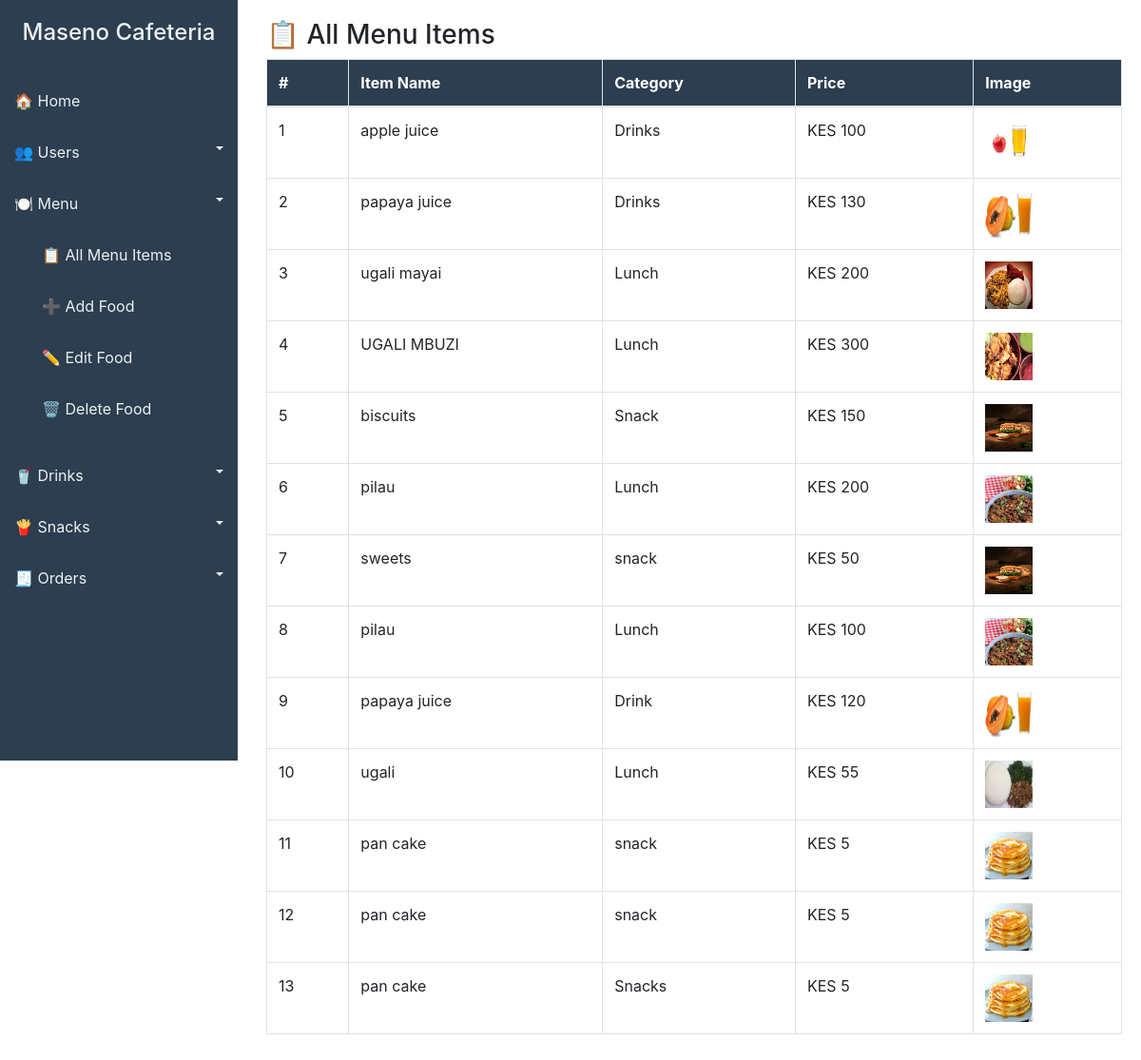
Page /menu.php on the committed database.
### tables this page shows
CREATE TABLE `menu_items` (
  `id` int(11) NOT NULL,
  `name` varchar(100) NOT NULL,
  `description` text DEFAULT NULL,
  `category` varchar(100) DEFAULT NULL,
  `price` decimal(10,2) NOT NULL,
  `image` varchar(255) DEFAULT NULL,
  `created_at` timestamp NOT NULL DEFAULT current_timestamp()
);

### menu.php (the view, shortened to what this page needs)
<?php
include 'db_connect.php';
$query = mysqli_query($conn, "SELECT * FROM menu_items");
?>
<!DOCTYPE html>
<html lang="en">
<head>
    <link rel="stylesheet" href="https://stackpath.bootstrapcdn.com/bootstrap/4.5.2/css/bootstrap.min.css">
</head>
<body>
<div class="sidebar">
    <h4>Maseno Cafeteria</h4>
    <a href="admin_dashboard.php">🏠 Home</a>
    <a href="#usersSubmenu" data-toggle="collapse" class="dropdown-toggle">👥 Users</a>
    <a href="#menuSubmenu" data-toggle="collapse" class="dropdown-toggle">🍽️ Menu</a>
    <ul class="collapse show list-unstyled" id="menuSubmenu">
        <li><a href="menu.php" class="pl-4">📋 All Menu Items</a></li>
        <li><a href="add_food.php" class="pl-4">➕ Add Food</a></li>
        <li><a href="edit_food.php" class="pl-4">✏️ Edit Food</a></li>
        <li><a href="delete_food.php" class="pl-4">🗑️ Delete Food</a></li>
    </ul>
    <a href="#drinksSubmenu" data-toggle="collapse" class="dropdown-toggle">🥤 Drinks</a>
    <a href="#snacksSubmenu" data-toggle="collapse" class="dropdown-toggle">🍟 Snacks</a>
    <a href="#ordersSubmenu" data-toggle="collapse" class="dropdown-toggle">🧾 Orders</a>
</div>
<div class="main-content">
    <h3>📋 All Menu Items</h3>
    <table class="table table-bordered table-hover">
        <thead>
            <tr>
                <th>#</th>
                <th>Item Name</th>
                <th>Category</th>
                <th>Price</th>
                <th>Image</th>
            </tr>
        </thead>
        <tbody>
            <?php
            $count = 1;
            while($row = mysqli_fetch_assoc($query)) { ?>
                <tr>
                    <td><?= $count++ ?></td>
                    <td><?= htmlspecialchars($row['name']) ?></td>
                    <td><?= htmlspecialchars($row['category']) ?></td>
                    <td>KES <?= number_format($row['price']) ?></td>
                    <td>
                        <?php if (!empty($row['image'])): ?>
                            <img src="<?= htmlspecialchars($row['image']) ?>" width="50" height="50" alt="Food Image">
                        <?php else: ?>
                            No image
                        <?php endif; ?>
                    </td>
                </tr>
            <?php } ?>
        </tbody>
    </table>
</div>
</body>
</html>

### menu.php (style rules this page uses)
.sidebar { width: 250px; background-color: #2c3e50; min-height: 100vh; padding-top: 20px; position: fixed; }
.sidebar h4 { color: #ecf0f1; text-align: center; margin-bottom: 30px; }
.sidebar a { color: #ecf0f1; padding: 15px; display: block; text-decoration: none; }
.main-content { margin-left: 260px; padding: 20px; }
.dropdown-toggle::after { float: right; margin-top: 6px; }
.list-unstyled { padding-left: 20px; }
.table thead th { background-color: #2c3e50; color: #fff; }

### rows in the picture
menu_items: name "apple juice", category "Drinks", price "100", image (picture)
menu_items: name "papaya juice", category "Drinks", price "130", image (picture)
menu_items: name "ugali mayai", category "Lunch", price "200", image (picture)
menu_items: name "UGALI MBUZI", category "Lunch", price "300", image (picture)
menu_items: name "biscuits", category "Snack", price "150", image (picture)
menu_items: name "pilau", category "Lunch", price "200", image (picture)
menu_items: name "sweets", category "snack", price "50", image (picture)
menu_items: name "pilau", category "Lunch", price "100", image (picture)
menu_items: name "papaya juice", category "Drink", price "120", image (picture)
menu_items: name "ugali", category "Lunch", price "55", image (picture)
menu_items: name "pan cake", category "snack", price "5", image (picture)
menu_items: name "pan cake", category "snack", price "5", image (picture)
menu_items: name "pan cake", category "Snacks", price "5", image (picture)
